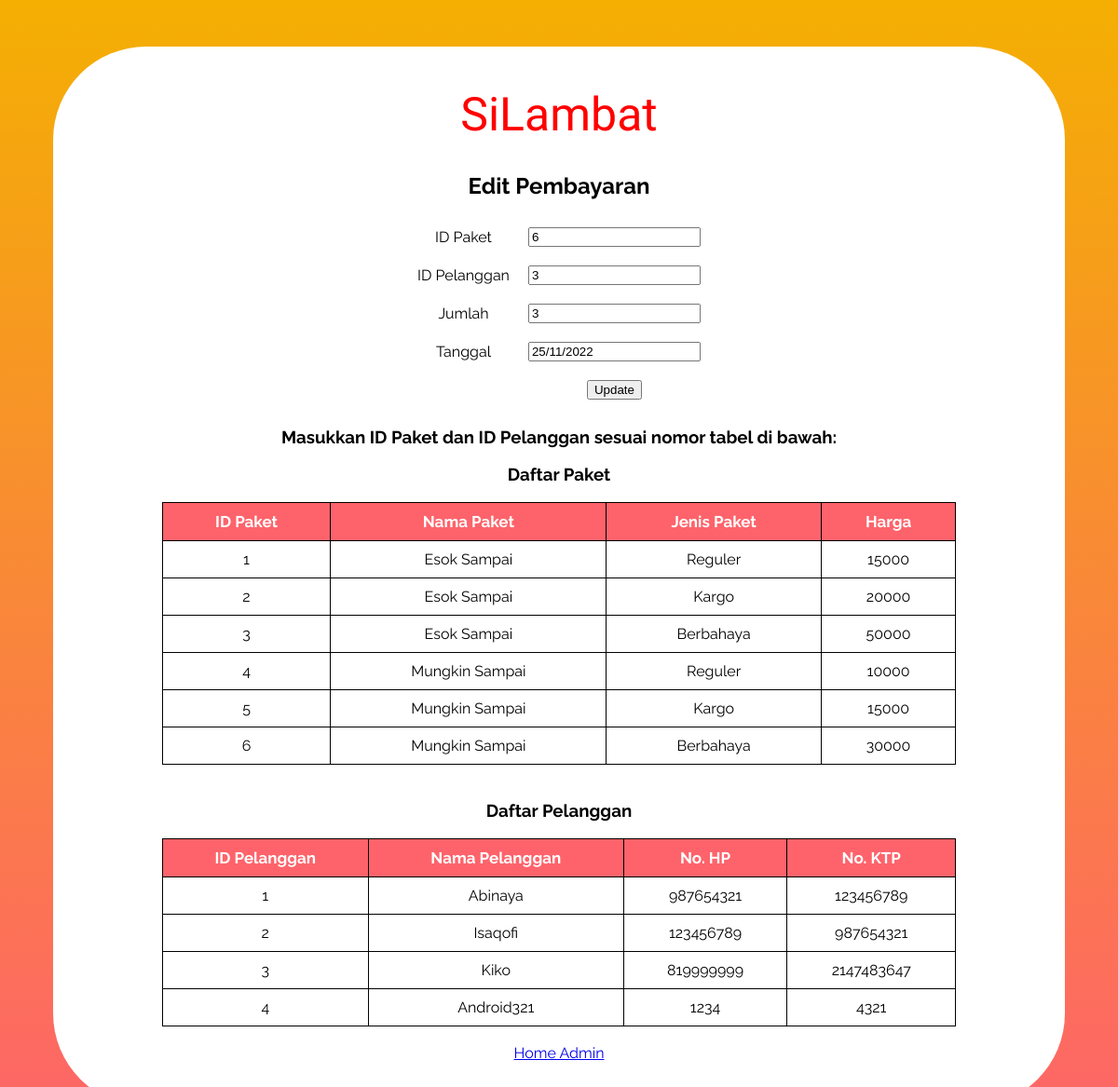
/editPembayaran.php?id_transaksi=2, run on the app's committed database.
### tables this page shows
CREATE TABLE `pembayaran` (
  `id_transaksi` int(3) NOT NULL,
  `id_pelanggan` int(3) NOT NULL,
  `id_paket` int(3) NOT NULL,
  `tanggal` varchar(20) NOT NULL,
  `jumlah` int(16) NOT NULL,
  `is_delete` bit(1) NOT NULL DEFAULT b'0'
);

CREATE TABLE `paket` (
  `id_paket` int(3) NOT NULL,
  `nama_paket` varchar(20) NOT NULL,
  `jenis_paket` varchar(20) NOT NULL,
  `harga` int(100) NOT NULL,
  `is_delete` bit(1) NOT NULL DEFAULT b'0'
);

CREATE TABLE `pelanggan` (
  `id_pelanggan` int(3) NOT NULL,
  `nama` varchar(100) NOT NULL,
  `no_ktp` int(20) NOT NULL,
  `no_hp` int(20) NOT NULL,
  `is_delete` bit(1) NOT NULL DEFAULT b'0'
);

### editPembayaran.php (the view, shortened to what this page needs)
<?php
    include_once("config.php");
    $listpaket = mysqli_query($link, "SELECT * FROM paket WHERE is_delete=0 ORDER BY id_paket");
    $listpelanggan = mysqli_query($link, "SELECT * FROM pelanggan WHERE is_delete=0 ORDER BY id_pelanggan");
?>
<?php
    $id_transaksi = $_GET['id_transaksi'];
    $result_pembayaran = mysqli_query($link, "SELECT * FROM pembayaran WHERE id_transaksi=$id_transaksi");
    while($nota = mysqli_fetch_array($result_pembayaran)) {
        $id_paket = $nota['id_paket'];
        $id_pelanggan = $nota['id_pelanggan'];
        $jumlah = $nota['jumlah'];
        $tanggal = $nota['tanggal'];
    }
?>
<!DOCTYPE html>
<html lang="en">
    <head>
    </head>
    <body>
    <div class="Tabel">
        <div class="Judul">
        <h1 class="my-5">SiLambat</h1>
        </div>
    <h2>Edit Pembayaran</h2>
        <form name="update_pembayaran" method="post" action="editPembayaran.php">
            <table border="0">
                <tr>
                    <td>ID Paket</td>
                    <td><input type="text" name="id_paket" value=<?php echo $id_paket;?>></td>
                </tr>
                <tr>
                    <td>ID Pelanggan</td>
                    <td><input type="text" name="id_pelanggan" value=<?php echo $id_pelanggan;?>></td>
                </tr>
                <tr>
                    <td>Jumlah</td>
                    <td><input type="text" name="jumlah" value=<?php echo $jumlah;?>></td>
                </tr>
                <tr>
                    <td>Tanggal</td>
                    <td><input type="text" name="tanggal" value=<?php echo $tanggal;?>></td>
                </tr>
                <tr>
                    <td><input type="hidden" name="id_transaksi" value=<?php echo $_GET['id_transaksi'];?>></td>
                    <td><input type="submit" name="update" value="Update"></td>
                </tr>
            </table>
        </form>
        <h3>Masukkan ID Paket dan ID Pelanggan sesuai nomor tabel di bawah:</h3>
        <h3>Daftar Paket</h3>
        <table width='80%' border=1>
        <tr>
                <th>ID Paket</th> <th>Nama Paket</th> <th>Jenis Paket</th> <th>Harga</th>
            </tr>
            <?php
                while($item = mysqli_fetch_array($listpaket)) {
                    echo "<tr>";
                    echo "<td>".$item['id_paket']."</td>";
                    echo "<td>".$item['nama_paket']."</td>";
                    echo "<td>".$item['jenis_paket']."</td>";
                    echo "<td>".$item['harga']."</td>";
                }
            ?>
        </table><br>
        <h3>Daftar Pelanggan</h3>
        <table width='80%' border=1>
        <tr>
                <th>ID Pelanggan</th> <th>Nama Pelanggan</th> <th>No. HP</th> <th>No. KTP</th>
            </tr>
            <?php
                while($item = mysqli_fetch_array($listpelanggan)) {
                    echo "<tr>";
                    echo "<td>".$item['id_pelanggan']."</td>";
                    echo "<td>".$item['nama']."</td>";
                    echo "<td>".$item['no_hp']."</td>";
                    echo "<td>".$item['no_ktp']."</td>";
                }
            ?>
        </table>
        <br/>
            <a href="homeadmin.php">Home Admin</a>
            <br/>
            <br/></br>
    </body>
</html>

### editPembayaran.php (style rules this page uses)
body { font: 16px Raleway; text-align: center; background-color: rgb(255, 255, 255); background: linear-gradient(to top, #fe636b, #f4af02) no-repeat center fixed; background-size: cover; }
table { margin-left: auto; margin-right: auto; border-color: rgb(0, 0, 0); border-collapse: collapse; }
h1 { font: 50px Norican; margin-left: 10px; margin-right: 10px; color: rgb(255, 0, 0); }
h2 { text-align: center; }
table { margin-left: auto; margin-right: auto; }
th { padding: 10px 10px 10px 10px; text-align: center; font-weight: bold; font-size: 17px; background-color: rgb(254, 99, 107); color: rgb(255, 255, 255); }
tr { text-align: center; color: rgb(0, 0, 0); }
td { padding: 10px 10px 10px 10px; color: rgb(0, 0, 0); }
.Tabel { width: 90%; padding: 10px 10px 10px 10px; margin-top: 50px; margin-bottom: 50px; margin-left: auto; margin-right: auto; background-color: rgb(255, 255, 255); border-radius: 100px; }

### data on the page
pembayaran: id_paket "6", id_pelanggan "3", jumlah "3", tanggal "25/11/2022"
paket: id_paket "1", nama_paket "Esok Sampai", jenis_paket "Reguler", harga "15000"
paket: id_paket "2", nama_paket "Esok Sampai", jenis_paket "Kargo", harga "20000"
paket: id_paket "3", nama_paket "Esok Sampai", jenis_paket "Berbahaya", harga "50000"
paket: id_paket "4", nama_paket "Mungkin Sampai", jenis_paket "Reguler", harga "10000"
paket: id_paket "5", nama_paket "Mungkin Sampai", jenis_paket "Kargo", harga "15000"
paket: id_paket "6", nama_paket "Mungkin Sampai", jenis_paket "Berbahaya", harga "30000"
pelanggan: id_pelanggan "1", nama "Abinaya", no_hp "987654321", no_ktp "123456789"
pelanggan: id_pelanggan "2", nama "Isaqofi", no_hp "123456789", no_ktp "987654321"
pelanggan: id_pelanggan "3", nama "Kiko", no_hp "819999999", no_ktp "2147483647"
pelanggan: id_pelanggan "4", nama "Android321", no_hp "1234", no_ktp "4321"
